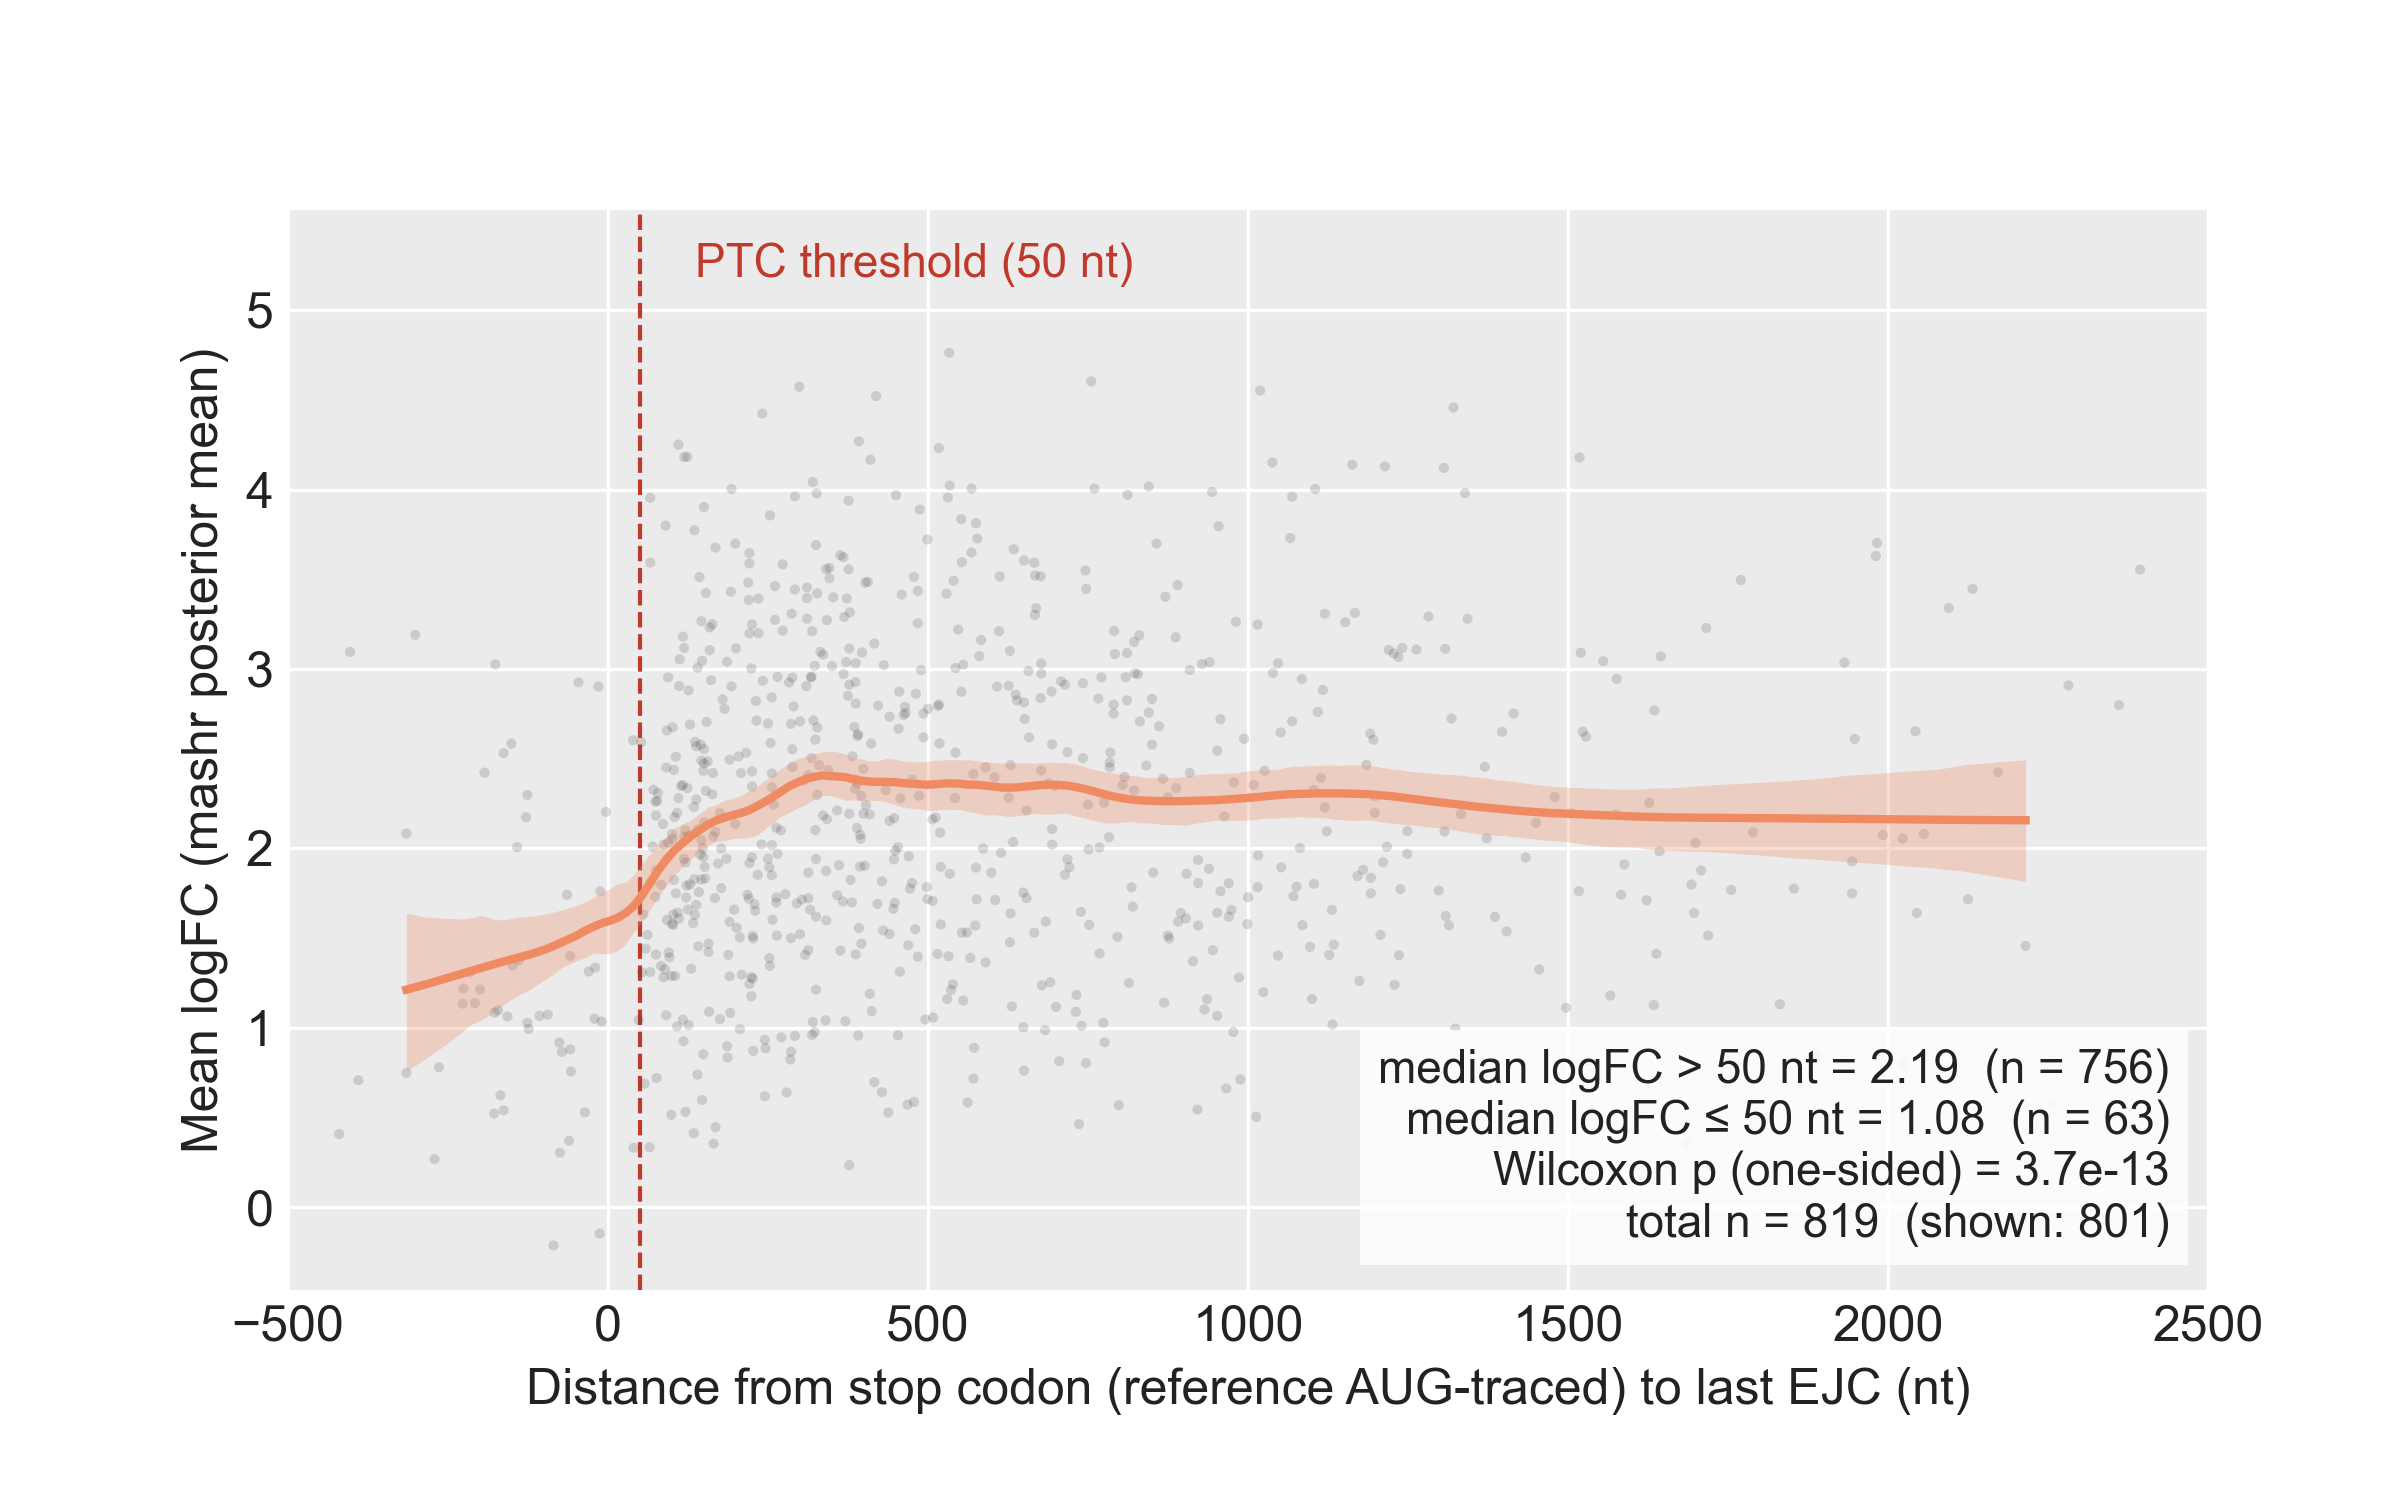

Recreate this plot in Python.
"""SF31 — NMD-response magnitude vs stop-codon distance to the last EJC.

Scatter of mashr posterior-mean logFC (SMG1i vs DMSO, averaged across AT2,
LAE, FB, MV) against distance from the comparator's stop codon to the last
exon-junction complex. Loess overlay + 95% CI band. Vertical dashed line at
50 nt marks the operational PTC threshold.

Stop anchor: reference AUG-traced (unbiased). The comparator's stop codon
is defined as the first in-frame stop reached by projecting the reference
gene's AUG onto the comparator, and the distance to the last EJC is
computed from the comparator's exon structure. This avoids the TD2-CDS
attenuation that would arise from anchoring on the TD2-called stop for
occult-PTC isoforms.

No rank-correlation statistic is annotated: the phenomenon is a
threshold-like ~50 nt EJC-rule response, not a monotone-scaled quantity.
Summary badge reports the Wilcoxon comparison of logFC above vs at/below
the 50 nt threshold.

Data source: `sf31_ptc_distance_logfc.tsv` (produced by data_export.R from
`ref_atg_analysis.rds$c2` + `structures.rds` + mashr posterior means).
"""

from __future__ import annotations
import sys
from pathlib import Path

import matplotlib.pyplot as plt
import numpy as np
import pandas as pd
from scipy.stats import mannwhitneyu

HERE = Path(__file__).resolve().parent
LIB  = HERE.parents[1] / "lib"
sys.path.insert(0, str(LIB))

from ggplot_style import (
    apply_ggplot_rcparams,
    style_axes_ggplot,
    render_and_validate,
    docx_body_fs,
    NMD_COLOR,
    TITLE_C,
    HEADER_FS,
)

NATIVE_W = 8.0
BODY_FS = docx_body_fs(NATIVE_W)

apply_ggplot_rcparams(BODY_FS)

DATA = HERE / "data"


def _tricube(u):
    u = np.abs(u)
    w = np.where(u < 1, (1 - u ** 3) ** 3, 0.0)
    return w


def loess_with_ci(x, y, frac=0.30, n_boot=200, seed=42, n_grid=200):
    """Simple local-linear (LOESS-like) fit with bootstrap 95% CI.

    Iterates over a fixed x-grid; at each grid point, fits a weighted linear
    regression to the nearest `k = ceil(frac * n)` observations, weighted by
    tricube of scaled distance. This reproduces the shape of ggplot's
    `geom_smooth(method="loess")` closely enough for a §4 supplemental
    figure — the point is the dose-response curve, not the exact smoother.
    """
    rng = np.random.default_rng(seed)
    x = np.asarray(x, dtype=float)
    y = np.asarray(y, dtype=float)
    n = len(x)
    k = max(int(np.ceil(frac * n)), 8)

    x_grid = np.linspace(np.quantile(x, 0.005), np.quantile(x, 0.995), n_grid)

    def _fit(xx, yy):
        out = np.empty_like(x_grid)
        for i, xg in enumerate(x_grid):
            d = np.abs(xx - xg)
            # local-window bandwidth = distance to k-th nearest
            if k >= len(xx):
                h = d.max() if d.max() > 0 else 1.0
            else:
                h = np.partition(d, k - 1)[k - 1]
                if h == 0:
                    h = np.max(d[d > 0]) if np.any(d > 0) else 1.0
            w = _tricube(d / h)
            if w.sum() == 0:
                out[i] = np.nan
                continue
            # Weighted linear regression via normal equations
            xw = xx - xg  # center on grid point
            sw   = w.sum()
            swx  = (w * xw).sum()
            swy  = (w * yy).sum()
            swxx = (w * xw * xw).sum()
            swxy = (w * xw * yy).sum()
            det = sw * swxx - swx * swx
            if det == 0:
                out[i] = swy / sw
            else:
                # intercept at xg
                out[i] = (swxx * swy - swx * swxy) / det
        return out

    fit_main = _fit(x, y)
    boots = np.empty((n_boot, n_grid))
    for i in range(n_boot):
        idx = rng.integers(0, n, n)
        boots[i] = _fit(x[idx], y[idx])
    lo = np.nanquantile(boots, 0.025, axis=0)
    hi = np.nanquantile(boots, 0.975, axis=0)
    return x_grid, fit_main, lo, hi


def main():
    df = pd.read_csv(DATA / "sf31_ptc_distance_logfc.tsv", sep="\t")
    df = df.dropna(subset=["stop_to_last_ejc_via_ref_nt", "mean_logFC"])

    # x-axis clip 1st/99th centile
    x_lo, x_hi = df["stop_to_last_ejc_via_ref_nt"].quantile([0.01, 0.99]).values
    plot_df = df[(df["stop_to_last_ejc_via_ref_nt"] >= x_lo)
                 & (df["stop_to_last_ejc_via_ref_nt"] <= x_hi)].copy()
    n_plot = len(plot_df)

    x = plot_df["stop_to_last_ejc_via_ref_nt"].to_numpy()
    y = plot_df["mean_logFC"].to_numpy()

    # Threshold comparison: > 50 nt vs ≤ 50 nt (the operational EJC-rule cutoff)
    above = df.loc[df["stop_to_last_ejc_via_ref_nt"] >  50, "mean_logFC"].to_numpy()
    at_or_below = df.loc[df["stop_to_last_ejc_via_ref_nt"] <= 50, "mean_logFC"].to_numpy()
    med_above = float(np.median(above)) if above.size else np.nan
    med_below = float(np.median(at_or_below)) if at_or_below.size else np.nan
    if above.size and at_or_below.size:
        _, p_thr = mannwhitneyu(above, at_or_below, alternative="greater")
    else:
        p_thr = np.nan

    fig, ax = plt.subplots(figsize=(NATIVE_W, 5.0))
    fig.subplots_adjust(left=0.12, right=0.92, top=0.86, bottom=0.14)
    style_axes_ggplot(ax, body_fs=BODY_FS)

    ax.scatter(x, y, s=6, alpha=0.18, color="#3a3a3a",
                edgecolors="none", zorder=3, rasterized=True)

    xg, yfit, lo, hi = loess_with_ci(x, y, frac=0.30)
    ax.fill_between(xg, lo, hi, color=NMD_COLOR, alpha=0.30, linewidth=0, zorder=4)
    ax.plot(xg, yfit, color=NMD_COLOR, linewidth=2.0, zorder=5)

    ax.axvline(50, linestyle="--", color="#c0392b", linewidth=1.0, zorder=2)
    # Place label a visible gap right of the threshold line (~3% of x-axis span
    # in data coords, y in axes coords so it stays pinned near the top).
    ax.text(50 + 0.03 * (x_hi - x_lo), 0.97,
            "PTC threshold (50 nt)",
            transform=ax.get_xaxis_transform(),
            ha="left", va="top", fontsize=BODY_FS - 1, color="#c0392b")

    ax.set_xlabel("Distance from stop codon (reference AUG-traced) to last EJC (nt)",
                   fontsize=BODY_FS, color=TITLE_C)
    ax.set_ylabel("Mean logFC (mashr posterior mean)",
                   fontsize=BODY_FS, color=TITLE_C)
    ax.set_xlim(x_lo, x_hi)
    ax.set_xticks([-500, 0, 500, 1000, 1500, 2000, 2500])
    # Add top headroom so the top y-tick doesn't touch the canvas edge —
    # post-floor the logFC range reaches ~6 and the auto '6' tick clipped.
    _ymn, _ymx = ax.get_ylim()
    ax.set_ylim(_ymn, _ymx + 0.10 * (_ymx - _ymn))

    # Threshold-honest summary: median logFC above vs at/below 50 nt + Wilcoxon p.
    if np.isnan(p_thr):
        p_str = "n/a"
    elif p_thr < 1e-160:
        p_str = "< 10⁻¹⁶⁰"
    else:
        p_str = f"= {p_thr:.2g}"
    ax.text(0.98, 0.04,
             f"median logFC > 50 nt = {med_above:.2f}  (n = {above.size:,})\n"
             f"median logFC ≤ 50 nt = {med_below:.2f}  (n = {at_or_below.size:,})\n"
             f"Wilcoxon p (one-sided) {p_str}\n"
             f"total n = {len(df):,}  (shown: {n_plot:,})",
             transform=ax.transAxes, ha="right", va="bottom",
             fontsize=BODY_FS - 1, color=TITLE_C,
             bbox=dict(facecolor="white", edgecolor="none", alpha=0.85,
                       boxstyle="square,pad=0.4"))

    # No overall figure title — caption carries the title role (Yul-style).
    render_and_validate(fig, HERE / "figure_sf31_ptc_distance_dose_response",
                        native_width_in=NATIVE_W)
    print(f"  n comparators total: {len(df):,}")
    print(f"  n shown (1st-99th centile): {n_plot:,}")
    print(f"  median logFC >50 / ≤50 nt = {med_above:.3f} / {med_below:.3f}   p = {p_thr:.2e}")


if __name__ == "__main__":
    main()
